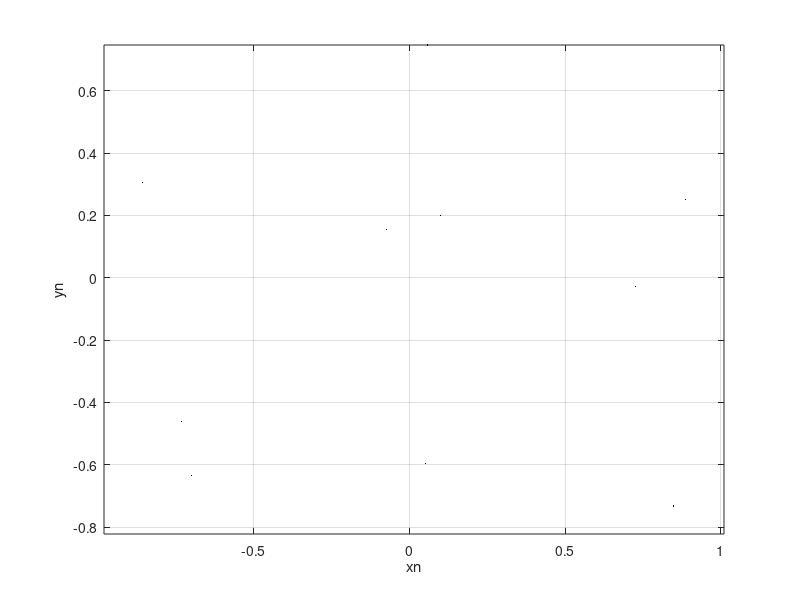

Write the MATLAB code that produced this figure.
clear;
close all;
clc;
format longG;
iter = 10;
n = 0:1:iter;
a = [-0.6, -0.1, 1.1, 0.2, -0.8, 0.6, -0.7, 0.7, 0.7, 0.3, 0.6, 0.9];       %M1
% a = [-1.0, 0.9, 0.4, -0.2, -0.6, -0.5, 0.4, 0.7, 0.3, -0.5, 0.7, -0.8];   %M2
% a = [0.8, 1.0, -1.2, -1.0, 1.1, -0.9, 0.4, -0.4, -0.6, -0.2, -0.5, -0.7]; %M3
% a = [-0.6, -0.4, -0.4, -0.8, 0.7, 0.3, -0.4, 0.4, 0.5, 0.5, 0.8, -0.1];   %M4


x0 = 0.1;
y0 = 0.2;
xn = zeros(1,iter+1);
yn = zeros(1,iter+1);
xn(1) = x0;
yn(1) = y0;
for i = 2:iter+1
    xn(i) = a(1) + a(2)*xn(i-1) + a(3)*xn(i-1)^(2) + a(4)*xn(i-1)*yn(i-1) + a(5)*yn(i-1) + a(6)*yn(i-1)^(2);
    yn(i) = a(7) + a(8)*xn(i-1) + a(9)*xn(i-1)^(2) + a(10)*xn(i-1)*yn(i-1) + a(11)*yn(i-1) + a(12)*yn(i-1)^(2);
end

plot(xn,yn,'.k','MarkerSize',0.5);
grid on;
xlabel("xn");
ylabel("yn");
axis equal;
% axis([-1 1 -1 1]);
